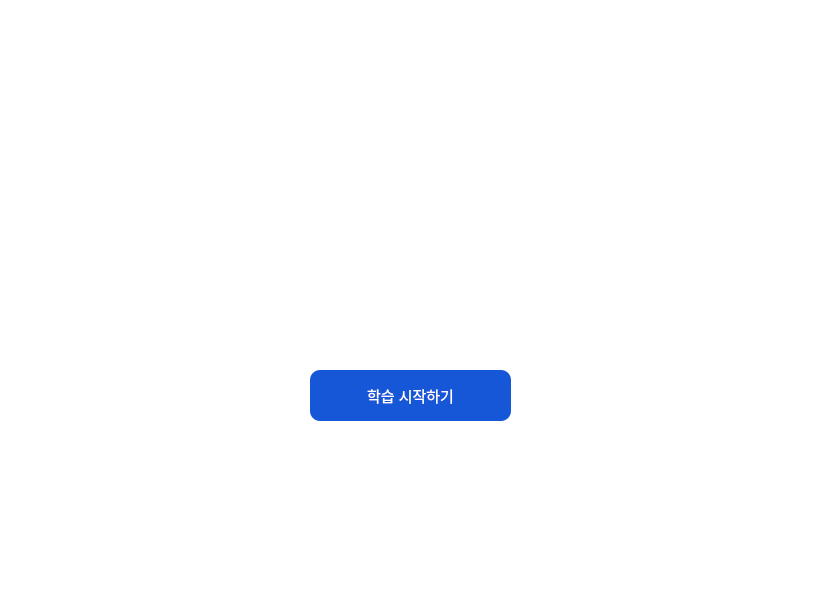
<?xml version="1.0" encoding="UTF-8"?>
<ui version="4.0">
 <class>Form</class>
 <widget class="QWidget" name="Form">
  <property name="geometry">
   <rect>
    <x>0</x>
    <y>0</y>
    <width>817</width>
    <height>598</height>
   </rect>
  </property>
  <property name="palette">
   <palette>
    <active>
     <colorrole role="Base">
      <brush brushstyle="SolidPattern">
       <color alpha="255">
        <red>255</red>
        <green>255</green>
        <blue>255</blue>
       </color>
      </brush>
     </colorrole>
     <colorrole role="Window">
      <brush brushstyle="SolidPattern">
       <color alpha="255">
        <red>255</red>
        <green>255</green>
        <blue>255</blue>
       </color>
      </brush>
     </colorrole>
    </active>
    <inactive>
     <colorrole role="Base">
      <brush brushstyle="SolidPattern">
       <color alpha="255">
        <red>255</red>
        <green>255</green>
        <blue>255</blue>
       </color>
      </brush>
     </colorrole>
     <colorrole role="Window">
      <brush brushstyle="SolidPattern">
       <color alpha="255">
        <red>255</red>
        <green>255</green>
        <blue>255</blue>
       </color>
      </brush>
     </colorrole>
    </inactive>
    <disabled>
     <colorrole role="Base">
      <brush brushstyle="SolidPattern">
       <color alpha="255">
        <red>255</red>
        <green>255</green>
        <blue>255</blue>
       </color>
      </brush>
     </colorrole>
     <colorrole role="Window">
      <brush brushstyle="SolidPattern">
       <color alpha="255">
        <red>255</red>
        <green>255</green>
        <blue>255</blue>
       </color>
      </brush>
     </colorrole>
    </disabled>
   </palette>
  </property>
  <property name="windowTitle">
   <string>Form</string>
  </property>
  <widget class="QLabel" name="background">
   <property name="geometry">
    <rect>
     <x>0</x>
     <y>0</y>
     <width>1061</width>
     <height>741</height>
    </rect>
   </property>
   <property name="text">
    <string/>
   </property>
   <property name="pixmap">
    <pixmap resource="Mainbackground.qrc">:/bakcground/assets/Background.png</pixmap>
   </property>
  </widget>
  <widget class="QLabel" name="label">
   <property name="geometry">
    <rect>
     <x>160</x>
     <y>40</y>
     <width>1031</width>
     <height>331</height>
    </rect>
   </property>
   <property name="text">
    <string/>
   </property>
   <property name="pixmap">
    <pixmap resource="MainTitle.qrc">:/title/assets/MainTitle.png</pixmap>
   </property>
  </widget>
  <widget class="QLabel" name="Start">
   <property name="geometry">
    <rect>
     <x>290</x>
     <y>370</y>
     <width>531</width>
     <height>51</height>
    </rect>
   </property>
   <property name="text">
    <string/>
   </property>
   <property name="pixmap">
    <pixmap resource="MainButton.qrc">:/button/assets/MainButton.png</pixmap>
   </property>
  </widget>
  <widget class="QPushButton" name="StartButton">
   <property name="geometry">
    <rect>
     <x>310</x>
     <y>370</y>
     <width>201</width>
     <height>51</height>
    </rect>
   </property>
   <property name="palette">
    <palette>
     <active>
      <colorrole role="WindowText">
       <brush brushstyle="SolidPattern">
        <color alpha="255">
         <red>22</red>
         <green>87</green>
         <blue>216</blue>
        </color>
       </brush>
      </colorrole>
      <colorrole role="Button">
       <brush brushstyle="SolidPattern">
        <color alpha="255">
         <red>22</red>
         <green>87</green>
         <blue>216</blue>
        </color>
       </brush>
      </colorrole>
      <colorrole role="Light">
       <brush brushstyle="SolidPattern">
        <color alpha="255">
         <red>22</red>
         <green>87</green>
         <blue>216</blue>
        </color>
       </brush>
      </colorrole>
      <colorrole role="Midlight">
       <brush brushstyle="SolidPattern">
        <color alpha="255">
         <red>22</red>
         <green>87</green>
         <blue>216</blue>
        </color>
       </brush>
      </colorrole>
      <colorrole role="Dark">
       <brush brushstyle="SolidPattern">
        <color alpha="255">
         <red>22</red>
         <green>87</green>
         <blue>216</blue>
        </color>
       </brush>
      </colorrole>
      <colorrole role="Mid">
       <brush brushstyle="SolidPattern">
        <color alpha="255">
         <red>22</red>
         <green>87</green>
         <blue>216</blue>
        </color>
       </brush>
      </colorrole>
      <colorrole role="Text">
       <brush brushstyle="SolidPattern">
        <color alpha="255">
         <red>22</red>
         <green>87</green>
         <blue>216</blue>
        </color>
       </brush>
      </colorrole>
      <colorrole role="BrightText">
       <brush brushstyle="SolidPattern">
        <color alpha="255">
         <red>22</red>
         <green>87</green>
         <blue>216</blue>
        </color>
       </brush>
      </colorrole>
      <colorrole role="ButtonText">
       <brush brushstyle="SolidPattern">
        <color alpha="255">
         <red>255</red>
         <green>255</green>
         <blue>255</blue>
        </color>
       </brush>
      </colorrole>
      <colorrole role="Base">
       <brush brushstyle="SolidPattern">
        <color alpha="255">
         <red>22</red>
         <green>87</green>
         <blue>216</blue>
        </color>
       </brush>
      </colorrole>
      <colorrole role="Window">
       <brush brushstyle="SolidPattern">
        <color alpha="255">
         <red>22</red>
         <green>87</green>
         <blue>216</blue>
        </color>
       </brush>
      </colorrole>
      <colorrole role="Shadow">
       <brush brushstyle="SolidPattern">
        <color alpha="255">
         <red>22</red>
         <green>87</green>
         <blue>216</blue>
        </color>
       </brush>
      </colorrole>
      <colorrole role="Highlight">
       <brush brushstyle="SolidPattern">
        <color alpha="255">
         <red>0</red>
         <green>120</green>
         <blue>215</blue>
        </color>
       </brush>
      </colorrole>
      <colorrole role="Link">
       <brush brushstyle="SolidPattern">
        <color alpha="255">
         <red>22</red>
         <green>87</green>
         <blue>216</blue>
        </color>
       </brush>
      </colorrole>
      <colorrole role="LinkVisited">
       <brush brushstyle="SolidPattern">
        <color alpha="255">
         <red>22</red>
         <green>87</green>
         <blue>216</blue>
        </color>
       </brush>
      </colorrole>
      <colorrole role="AlternateBase">
       <brush brushstyle="SolidPattern">
        <color alpha="255">
         <red>22</red>
         <green>87</green>
         <blue>216</blue>
        </color>
       </brush>
      </colorrole>
      <colorrole role="NoRole">
       <brush brushstyle="SolidPattern">
        <color alpha="255">
         <red>22</red>
         <green>87</green>
         <blue>216</blue>
        </color>
       </brush>
      </colorrole>
      <colorrole role="ToolTipBase">
       <brush brushstyle="SolidPattern">
        <color alpha="255">
         <red>22</red>
         <green>87</green>
         <blue>216</blue>
        </color>
       </brush>
      </colorrole>
      <colorrole role="ToolTipText">
       <brush brushstyle="SolidPattern">
        <color alpha="255">
         <red>22</red>
         <green>87</green>
         <blue>216</blue>
        </color>
       </brush>
      </colorrole>
     </active>
     <inactive>
      <colorrole role="WindowText">
       <brush brushstyle="SolidPattern">
        <color alpha="255">
         <red>22</red>
         <green>87</green>
         <blue>216</blue>
        </color>
       </brush>
      </colorrole>
      <colorrole role="Button">
       <brush brushstyle="SolidPattern">
        <color alpha="255">
         <red>22</red>
         <green>87</green>
         <blue>216</blue>
        </color>
       </brush>
      </colorrole>
      <colorrole role="Light">
       <brush brushstyle="SolidPattern">
        <color alpha="255">
         <red>22</red>
         <green>87</green>
         <blue>216</blue>
        </color>
       </brush>
      </colorrole>
      <colorrole role="Midlight">
       <brush brushstyle="SolidPattern">
        <color alpha="255">
         <red>22</red>
         <green>87</green>
         <blue>216</blue>
        </color>
       </brush>
      </colorrole>
      <colorrole role="Dark">
       <brush brushstyle="SolidPattern">
        <color alpha="255">
         <red>22</red>
         <green>87</green>
         <blue>216</blue>
        </color>
       </brush>
      </colorrole>
      <colorrole role="Mid">
       <brush brushstyle="SolidPattern">
        <color alpha="255">
         <red>22</red>
         <green>87</green>
         <blue>216</blue>
        </color>
       </brush>
      </colorrole>
      <colorrole role="Text">
       <brush brushstyle="SolidPattern">
        <color alpha="255">
         <red>22</red>
         <green>87</green>
         <blue>216</blue>
        </color>
       </brush>
      </colorrole>
      <colorrole role="BrightText">
       <brush brushstyle="SolidPattern">
        <color alpha="255">
         <red>22</red>
         <green>87</green>
         <blue>216</blue>
        </color>
       </brush>
      </colorrole>
      <colorrole role="ButtonText">
       <brush brushstyle="SolidPattern">
        <color alpha="255">
         <red>255</red>
         <green>255</green>
         <blue>255</blue>
        </color>
       </brush>
      </colorrole>
      <colorrole role="Base">
       <brush brushstyle="SolidPattern">
        <color alpha="255">
         <red>22</red>
         <green>87</green>
         <blue>216</blue>
        </color>
       </brush>
      </colorrole>
      <colorrole role="Window">
       <brush brushstyle="SolidPattern">
        <color alpha="255">
         <red>22</red>
         <green>87</green>
         <blue>216</blue>
        </color>
       </brush>
      </colorrole>
      <colorrole role="Shadow">
       <brush brushstyle="SolidPattern">
        <color alpha="255">
         <red>22</red>
         <green>87</green>
         <blue>216</blue>
        </color>
       </brush>
      </colorrole>
      <colorrole role="Highlight">
       <brush brushstyle="SolidPattern">
        <color alpha="255">
         <red>18</red>
         <green>76</green>
         <blue>184</blue>
        </color>
       </brush>
      </colorrole>
      <colorrole role="Link">
       <brush brushstyle="SolidPattern">
        <color alpha="255">
         <red>22</red>
         <green>87</green>
         <blue>216</blue>
        </color>
       </brush>
      </colorrole>
      <colorrole role="LinkVisited">
       <brush brushstyle="SolidPattern">
        <color alpha="255">
         <red>22</red>
         <green>87</green>
         <blue>216</blue>
        </color>
       </brush>
      </colorrole>
      <colorrole role="AlternateBase">
       <brush brushstyle="SolidPattern">
        <color alpha="255">
         <red>22</red>
         <green>87</green>
         <blue>216</blue>
        </color>
       </brush>
      </colorrole>
      <colorrole role="NoRole">
       <brush brushstyle="SolidPattern">
        <color alpha="255">
         <red>22</red>
         <green>87</green>
         <blue>216</blue>
        </color>
       </brush>
      </colorrole>
      <colorrole role="ToolTipBase">
       <brush brushstyle="SolidPattern">
        <color alpha="255">
         <red>22</red>
         <green>87</green>
         <blue>216</blue>
        </color>
       </brush>
      </colorrole>
      <colorrole role="ToolTipText">
       <brush brushstyle="SolidPattern">
        <color alpha="255">
         <red>22</red>
         <green>87</green>
         <blue>216</blue>
        </color>
       </brush>
      </colorrole>
     </inactive>
     <disabled>
      <colorrole role="WindowText">
       <brush brushstyle="SolidPattern">
        <color alpha="255">
         <red>22</red>
         <green>87</green>
         <blue>216</blue>
        </color>
       </brush>
      </colorrole>
      <colorrole role="Button">
       <brush brushstyle="SolidPattern">
        <color alpha="255">
         <red>22</red>
         <green>87</green>
         <blue>216</blue>
        </color>
       </brush>
      </colorrole>
      <colorrole role="Light">
       <brush brushstyle="SolidPattern">
        <color alpha="255">
         <red>22</red>
         <green>87</green>
         <blue>216</blue>
        </color>
       </brush>
      </colorrole>
      <colorrole role="Midlight">
       <brush brushstyle="SolidPattern">
        <color alpha="255">
         <red>22</red>
         <green>87</green>
         <blue>216</blue>
        </color>
       </brush>
      </colorrole>
      <colorrole role="Dark">
       <brush brushstyle="SolidPattern">
        <color alpha="255">
         <red>22</red>
         <green>87</green>
         <blue>216</blue>
        </color>
       </brush>
      </colorrole>
      <colorrole role="Mid">
       <brush brushstyle="SolidPattern">
        <color alpha="255">
         <red>22</red>
         <green>87</green>
         <blue>216</blue>
        </color>
       </brush>
      </colorrole>
      <colorrole role="Text">
       <brush brushstyle="SolidPattern">
        <color alpha="255">
         <red>22</red>
         <green>87</green>
         <blue>216</blue>
        </color>
       </brush>
      </colorrole>
      <colorrole role="BrightText">
       <brush brushstyle="SolidPattern">
        <color alpha="255">
         <red>22</red>
         <green>87</green>
         <blue>216</blue>
        </color>
       </brush>
      </colorrole>
      <colorrole role="ButtonText">
       <brush brushstyle="SolidPattern">
        <color alpha="255">
         <red>22</red>
         <green>87</green>
         <blue>216</blue>
        </color>
       </brush>
      </colorrole>
      <colorrole role="Base">
       <brush brushstyle="SolidPattern">
        <color alpha="255">
         <red>22</red>
         <green>87</green>
         <blue>216</blue>
        </color>
       </brush>
      </colorrole>
      <colorrole role="Window">
       <brush brushstyle="SolidPattern">
        <color alpha="255">
         <red>22</red>
         <green>87</green>
         <blue>216</blue>
        </color>
       </brush>
      </colorrole>
      <colorrole role="Shadow">
       <brush brushstyle="SolidPattern">
        <color alpha="255">
         <red>22</red>
         <green>87</green>
         <blue>216</blue>
        </color>
       </brush>
      </colorrole>
      <colorrole role="Highlight">
       <brush brushstyle="SolidPattern">
        <color alpha="255">
         <red>0</red>
         <green>120</green>
         <blue>215</blue>
        </color>
       </brush>
      </colorrole>
      <colorrole role="Link">
       <brush brushstyle="SolidPattern">
        <color alpha="255">
         <red>22</red>
         <green>87</green>
         <blue>216</blue>
        </color>
       </brush>
      </colorrole>
      <colorrole role="LinkVisited">
       <brush brushstyle="SolidPattern">
        <color alpha="255">
         <red>22</red>
         <green>87</green>
         <blue>216</blue>
        </color>
       </brush>
      </colorrole>
      <colorrole role="AlternateBase">
       <brush brushstyle="SolidPattern">
        <color alpha="255">
         <red>22</red>
         <green>87</green>
         <blue>216</blue>
        </color>
       </brush>
      </colorrole>
      <colorrole role="NoRole">
       <brush brushstyle="SolidPattern">
        <color alpha="255">
         <red>22</red>
         <green>87</green>
         <blue>216</blue>
        </color>
       </brush>
      </colorrole>
      <colorrole role="ToolTipBase">
       <brush brushstyle="SolidPattern">
        <color alpha="255">
         <red>22</red>
         <green>87</green>
         <blue>216</blue>
        </color>
       </brush>
      </colorrole>
      <colorrole role="ToolTipText">
       <brush brushstyle="SolidPattern">
        <color alpha="255">
         <red>22</red>
         <green>87</green>
         <blue>216</blue>
        </color>
       </brush>
      </colorrole>
     </disabled>
    </palette>
   </property>
   <property name="styleSheet">
    <string notr="true">QPushButton{
background-color:rgb(22, 87, 216);
border-radius:10px;
font-size:15px;
}</string>
   </property>
   <property name="text">
    <string>학습 시작하기</string>
   </property>
  </widget>
 </widget>
 <resources>
  <include location="Mainbackground.qrc"/>
  <include location="MainTitle.qrc"/>
  <include location="MainButton.qrc"/>
 </resources>
 <connections/>
</ui>
